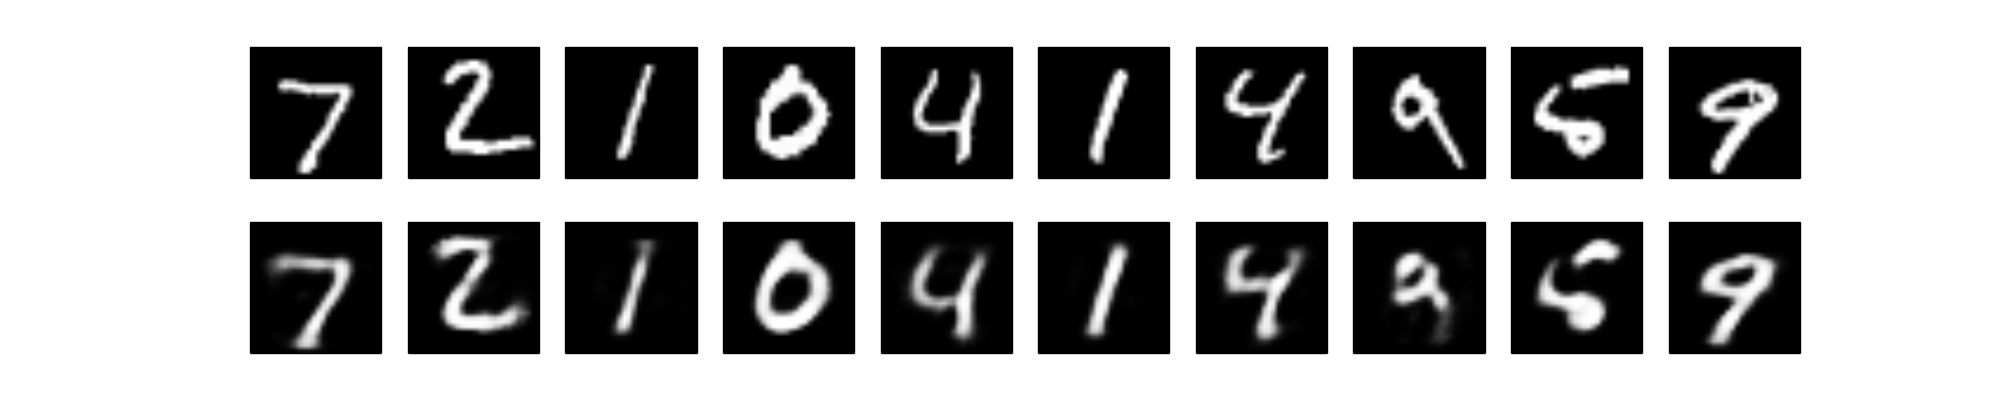

The Python source for this figure:
# *-- coding=utf-8 --*
# Purpose: Construct an autoencoder to represent image
# Dataset: MNIST

from keras.layers import Input, Dense
from keras.models import Model

########### Model construction ############

encoding_dim = 32 # 32-dim feature

# input placeholder
input_img = Input(shape=(784,))
# encoded representation
encoded = Dense(encoding_dim, activation='relu')(input_img)
# lossy reconstruction of the input
decoded = Dense(784, activation='sigmoid')(encoded)

# this model maps an input to its reconstruction
autoencoder = Model(input=input_img, output=decoded)

# this model maps an input to its encoded representation
encoder = Model(input=input_img, output=encoded)

# this model maps an encoded representation to reconstruction
encoded_input = Input(shape=(encoding_dim,))
decoded_layer = autoencoder.layers[-1]
decoder = Model(input=encoded_input, output=decoded_layer(encoded_input))

########### Train ############

# configure our model to use a per-pixel binary crossentropy loss, and the Adadelta optimizer
autoencoder.compile(optimizer='adadelta', loss='binary_crossentropy')

from keras.datasets import mnist
import numpy as np
(x_train, _), (x_test, _) = mnist.load_data()

# normalize all values to (0, 1) and flatten 28*28 to 784-d vector
x_train = x_train.astype('float32') / 255.
x_test = x_test.astype('float32') / 255.
x_train = x_train.reshape((len(x_train), np.prod(x_train.shape[1:])))
x_test = x_test.reshape((len(x_test), np.prod(x_test.shape[1:])))

# train the autoencoder
autoencoder.fit(x_train, x_train,
				nb_epoch=50,
				batch_size=256,
				shuffle=True,
				validation_data=(x_test, x_test))

# test some data
encoded_imgs = encoder.predict(x_test)
decoded_imgs = decoder.predict(encoded_imgs)

########### Visualization ###########
import matplotlib.pyplot as plt

n = 10  # how many digits we will display
plt.figure(figsize=(20, 4))
for i in range(n):
	# display original
	ax = plt.subplot(2, n, i + 1)
	plt.imshow(x_test[i].reshape(28, 28))
	plt.gray()
	ax.get_xaxis().set_visible(False)
	ax.get_yaxis().set_visible(False)

	# display reconstruction
	ax = plt.subplot(2, n, i + 1 + n)
	plt.imshow(decoded_imgs[i].reshape(28, 28))
	plt.gray()
	ax.get_xaxis().set_visible(False)
	ax.get_yaxis().set_visible(False)

plt.show()
